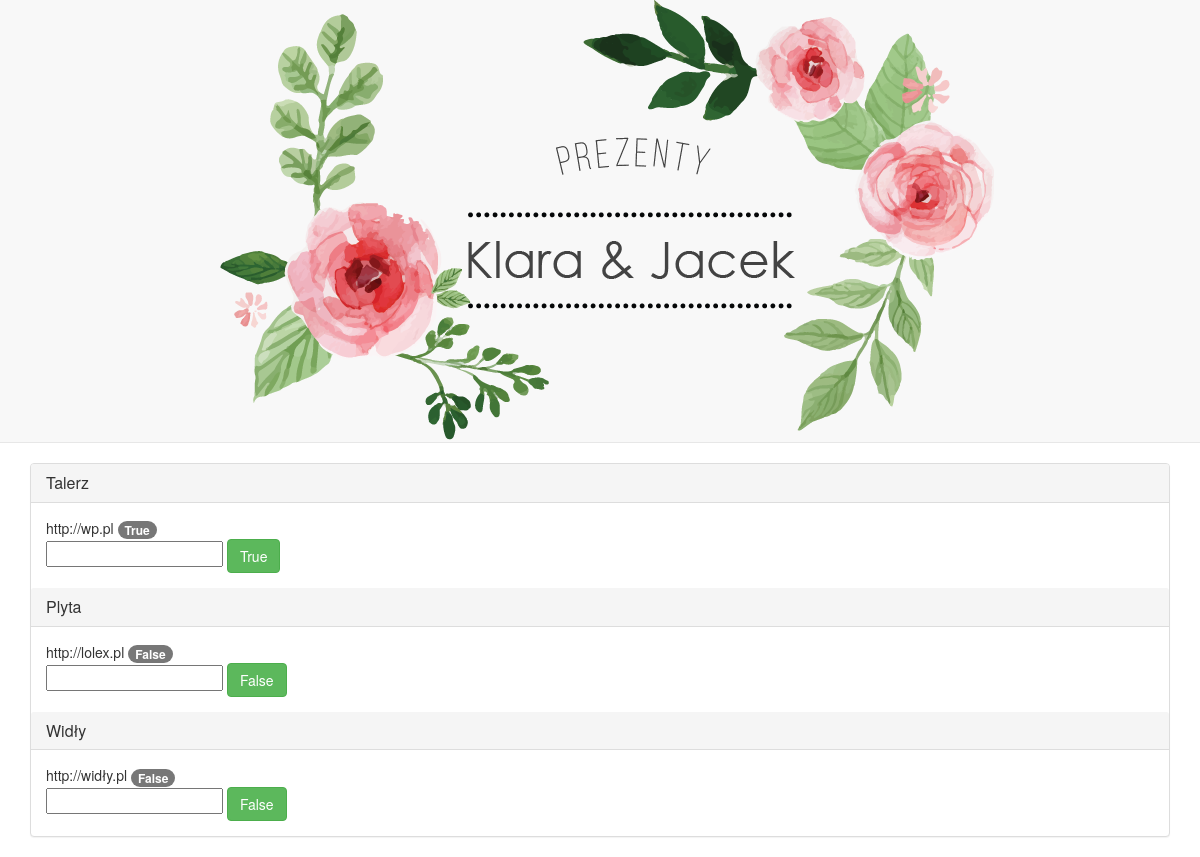
Before: / with the older database file.
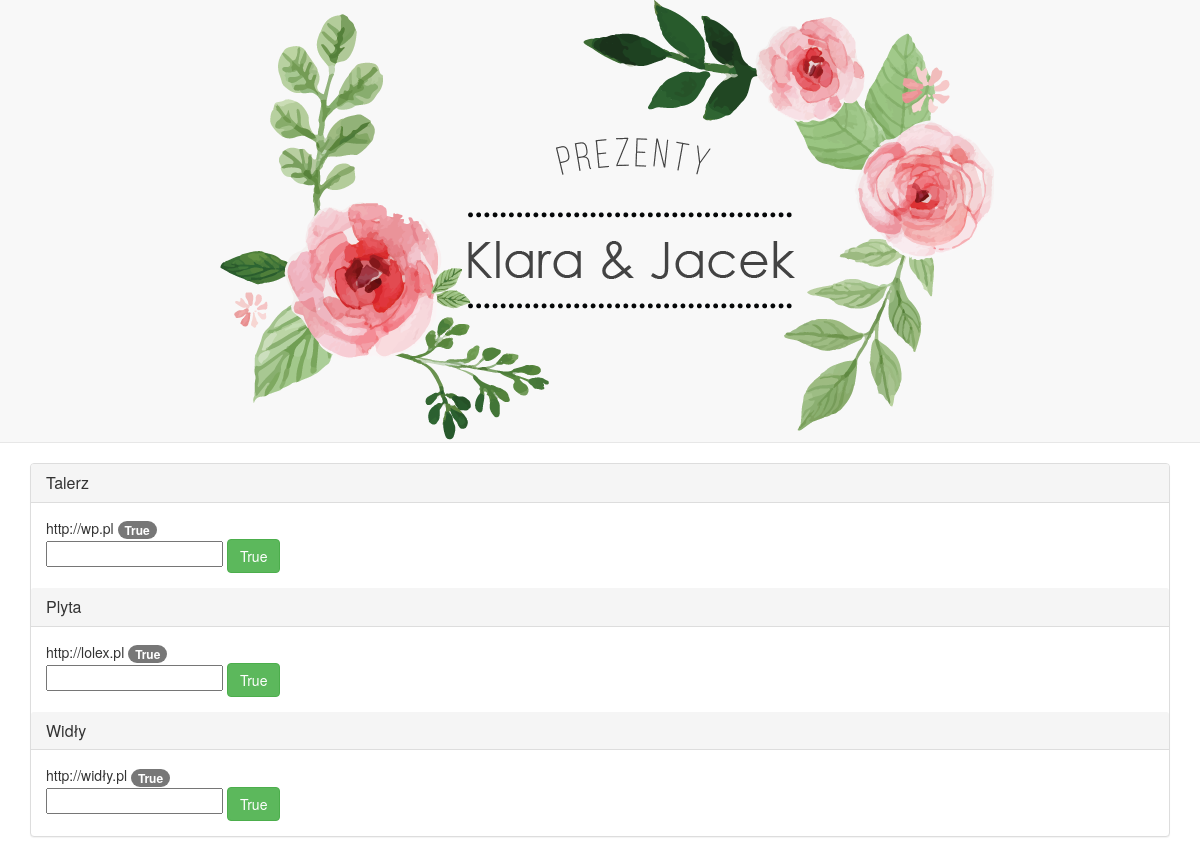
After: the same page with the newer database file.
### main_app/models.py (models this page shows, shortened)
class Gift(models.Model):
    name = models.CharField(max_length=100)
    link = models.URLField(max_length=100)
    email = models.EmailField(blank=True, default='')
    occupied = models.BooleanField(default=0)

### main_app/views.py (the view)
# urls.py: url(r'^$', views.index),
def index(request):
    gifts = Gift.objects.all()
    if 'q' in request.POST:
        print('halins')
        print(request.GET)
        occupy(request)
    form_class = ContactForm()
    return render(request, 'index.html', {'gifts': gifts,
                                          'form': form_class})

### main_app/forms.py
class ContactForm(forms.Form):
    contact_email = forms.EmailField(required=True)

### main_app/templates/index.html (shortened to what this page needs)
{% load staticfiles %}
<!DOCTYPE html>
<html lang="pl">
   <head>
      <link href="{% static 'bootstrap.min.css' %}"
         rel="stylesheet">
      <link href="{% static 'style.css' %}"
         rel="stylesheet">
   </head>
   <body>
      <nav class="navbar navbar-default navbar-static-top text-center">
         <a href="/">
         <img src="{% static 'images/baner-01.png' %}" alt="Lista prezentów">
         </a>
      </nav>
      <main class="container" role="main">
         <div class="gift panel panel-default">
            {% for gift in gifts %}
            <div class="panel-heading">
               <h2 class="panel-title"> {{ gift.name }}</h2>
            </div>
            <div class="panel-body">
               {{ gift.link }}
               <span class="badge badge-success">{{ gift.occupied }}</span>
               <form role="form" action="" method="POST">
                  <input type="text" name="q" id="q">
                  <button id ="occupied" data-id="{{ gift.id }}"
                  class="btn btn-success"
                  type="button">
                  {{ gift.occupied }}
                  </button>
               </form>
            </div>
            {% endfor %}
         </div>
      </main>
   </body>
</html>

Changed rows visible on the page:
changed Gift "Plyta": occupied "False" → "True"
changed Gift "Widły": occupied "False" → "True"
